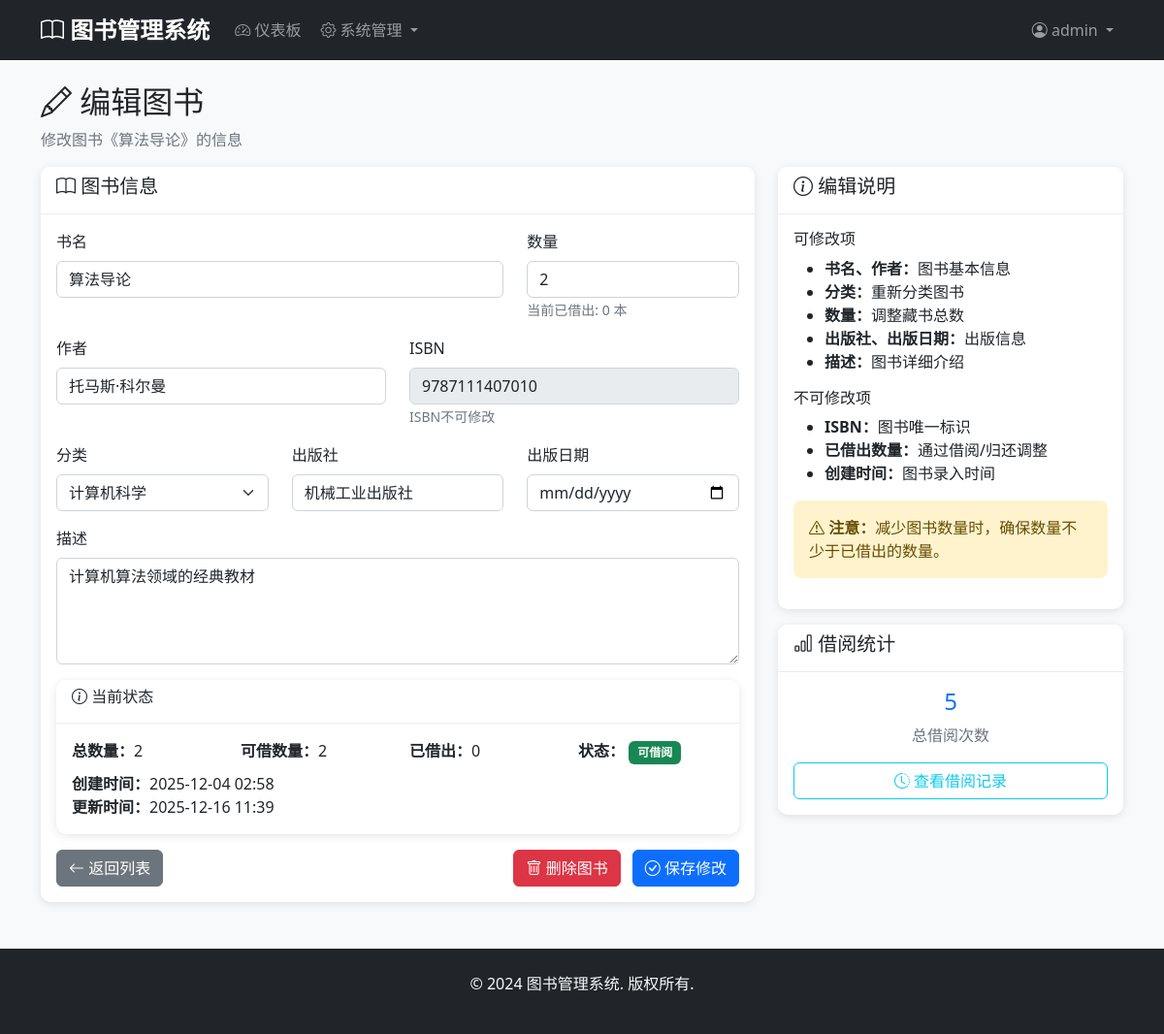
/admin/books/edit/3 (signed in), run on an earlier commit of the app's database.
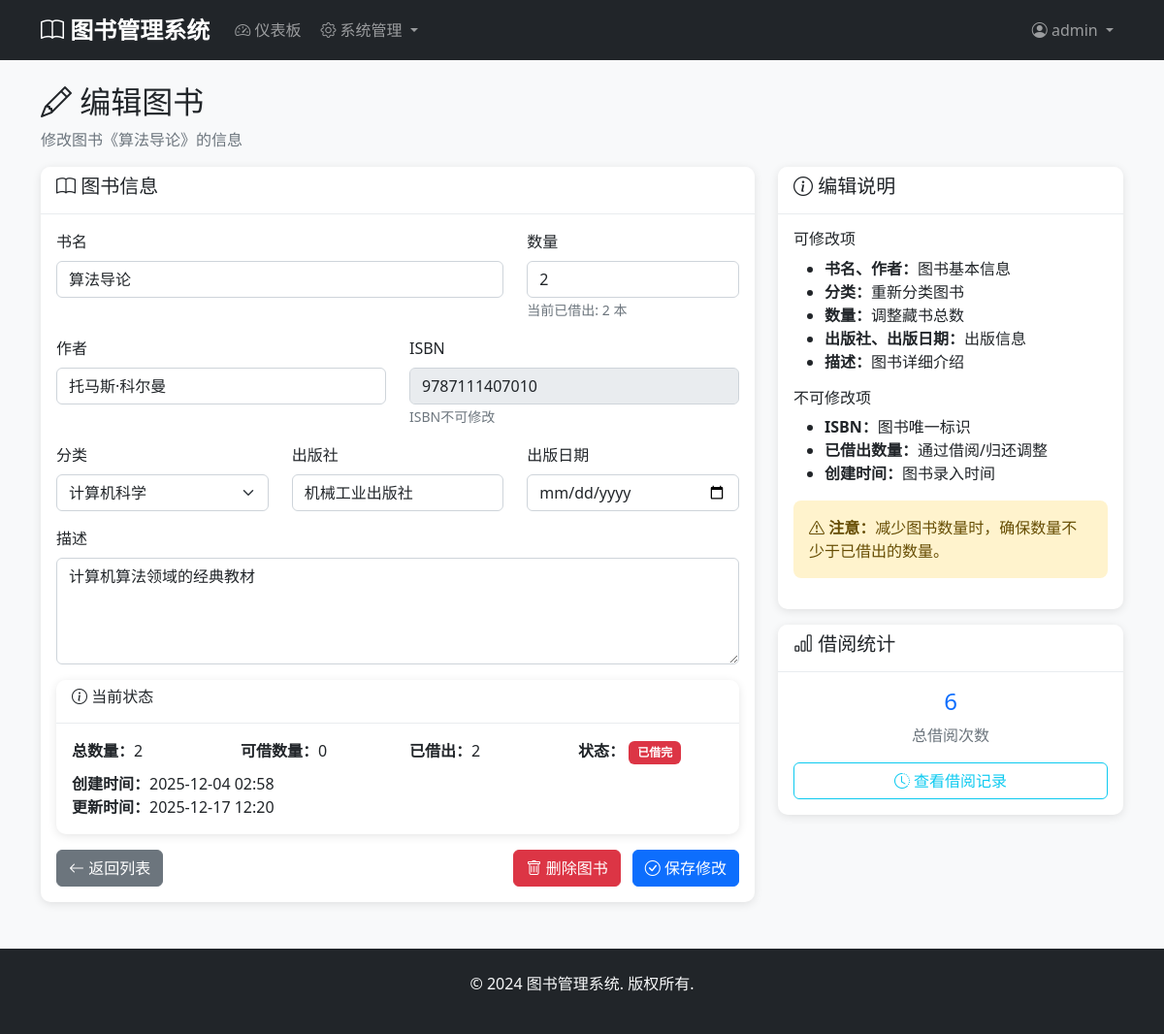
And on a later commit of the database.
### models.py (models this page shows)
class Book(db.Model):
    __tablename__ = 'books'
    id = db.Column(db.Integer, primary_key=True)
    title = db.Column(db.String(200), nullable=False)
    author = db.Column(db.String(100), nullable=False)
    isbn = db.Column(db.String(20), unique=True, nullable=False)
    publisher = db.Column(db.String(100))
    publication_date = db.Column(db.Date)
    quantity = db.Column(db.Integer, default=1)
    available_quantity = db.Column(db.Integer, default=1)
    description = db.Column(db.Text)
    category_id = db.Column(db.Integer, db.ForeignKey('categories.id'), nullable=False)
    created_at = db.Column(db.DateTime, default=datetime.utcnow)
    updated_at = db.Column(db.DateTime, default=datetime.utcnow, onupdate=datetime.utcnow)
    borrow_records = db.relationship('BorrowRecord', backref='book', lazy=True)

### app.py (the view)
@app.route('/admin/books/edit/<int:book_id>', methods=['GET', 'POST'])
@login_required
def edit_book(book_id):
    if not isinstance(current_user, Admin):
        abort(403)
    book = Book.query.get_or_404(book_id)
    form = BookForm(obj=book)
    form.category_id.choices = [(c.id, c.name) for c in Category.query.filter(Category.name.notin_(['Ubuntu', 'Ubuntu-22.04'])).all()]
    if form.validate_on_submit():
        form.populate_obj(book)
        book.available_quantity = book.quantity - (book.quantity - book.available_quantity)
        db.session.commit()
        flash('图书更新成功！', 'success')
        return redirect(url_for('admin_books'))
    return render_template('admin/edit_book.html', form=form, book=book)

### app.py
class BookForm(FlaskForm):
    title = StringField('书名', validators=[DataRequired(), Length(max=200)])
    author = StringField('作者', validators=[DataRequired(), Length(max=100)])
    isbn = StringField('ISBN', validators=[DataRequired(), Length(max=20)])
    publisher = StringField('出版社', validators=[Length(max=100)])
    publication_date = DateField('出版日期')
    quantity = IntegerField('数量', validators=[DataRequired(), NumberRange(min=1)])
    description = TextAreaField('描述')
    category_id = SelectField('分类', coerce=int, validators=[DataRequired()])

### app.py (called while the page is built)
@login_manager.user_loader
def load_user(user_id):
    try:
        user_id = int(user_id)
        admin = Admin.query.get(user_id)
        if admin:
            return admin
        user = User.query.get(user_id)
        return user
    except (ValueError, TypeError):
        return None

### templates/admin/edit_book.html (shortened to what the changed rows need)
{% extends "base.html" %}
{% block content %}
<div class="row">
    <div class="col-12">
        <h2><i class="bi bi-pencil"></i> 编辑图书</h2>
        <p class="text-muted">修改图书《{{ book.title }}》的信息</p>
    </div>
</div>
<div class="row">
    <div class="col-md-8">
        <div class="card">
            <div class="card-body">
                <form method="POST">
                    <div class="row">
                        <div class="col-md-8 mb-3">
                            {{ form.title.label(class="form-label") }}
                            {{ form.title(class="form-control") }}
                        </div>
                        <div class="col-md-4 mb-3">
                            {{ form.quantity.label(class="form-label") }}
                            {{ form.quantity(class="form-control") }}
                            <small class="form-text text-muted">当前已借出: {{ book.quantity - book.available_quantity }} 本</small>
                        </div>
                    </div>
                    <div class="row">
                        <div class="col-md-6 mb-3">
                            {{ form.author.label(class="form-label") }}
                            {{ form.author(class="form-control") }}
                        </div>
                        <div class="col-md-6 mb-3">
                            {{ form.isbn.label(class="form-label") }}
                            {{ form.isbn(class="form-control", readonly=true) }}
                            <small class="form-text text-muted">ISBN不可修改</small>
                        </div>
                    </div>
                    <div class="row">
                        <div class="col-md-4 mb-3">
                            {{ form.category_id.label(class="form-label") }}
                            {{ form.category_id(class="form-select") }}
                        </div>
                        <div class="col-md-4 mb-3">
                            {{ form.publisher.label(class="form-label") }}
                            {{ form.publisher(class="form-control") }}
                        </div>
                        <div class="col-md-4 mb-3">
                            {{ form.publication_date.label(class="form-label") }}
                            {{ form.publication_date(class="form-control") }}
                        </div>
                    </div>
                    <div class="mb-3">
                        {{ form.description.label(class="form-label") }}
                        {{ form.description(class="form-control", rows="4") }}
                    </div>
                    <div class="card mb-3">
                        <div class="card-body">
                            <div class="row">
                                <div class="col-md-3">
                                    <strong>总数量：</strong>{{ book.quantity }}
                                </div>
                                <div class="col-md-3">
                                    <strong>可借数量：</strong>{{ book.available_quantity }}
                                </div>
                                <div class="col-md-3">
                                    <strong>已借出：</strong>{{ book.quantity - book.available_quantity }}
                                </div>
                                <div class="col-md-3">
                                    <strong>状态：</strong>
                                    {% if book.available_quantity > 0 %}
                                        <span class="badge bg-success">可借阅</span>
                                    {% else %}
                                        <span class="badge bg-danger">已借完</span>
                                    {% endif %}
                                </div>
                            </div>
                            <div class="row mt-2">
                                <div class="col-12">
                                    <strong>创建时间：</strong>{{ book.created_at.strftime('%Y-%m-%d %H:%M') }}<br>
                                    <strong>更新时间：</strong>{{ book.updated_at.strftime('%Y-%m-%d %H:%M') }}
                                </div>
                            </div>
                        </div>
                    </div>
                </form>
            </div>
        </div>
    </div>
    <div class="col-md-4">
        <div class="card mt-3">
            <div class="card-body">
                <div class="text-center">
                    <h4 class="text-primary">{{ book.borrow_records|length }}</h4>
                    <p class="text-muted">总借阅次数</p>
                </div>
            </div>
        </div>
    </div>
</div>
{% endblock %}

What changed in the data, as far as the page shows it:
changed Book "算法导论": book.quantity-book.available_quantity "0" → "2"; available_quantity "2" → "0"; updated_at "2025-12-16 11:39" → "2025-12-17 12:20"
Also different on the page:
{{ book.borrow_records|length }}: "5" → "6"
text no longer shown: "可借阅"
text now shown: "已借完"
